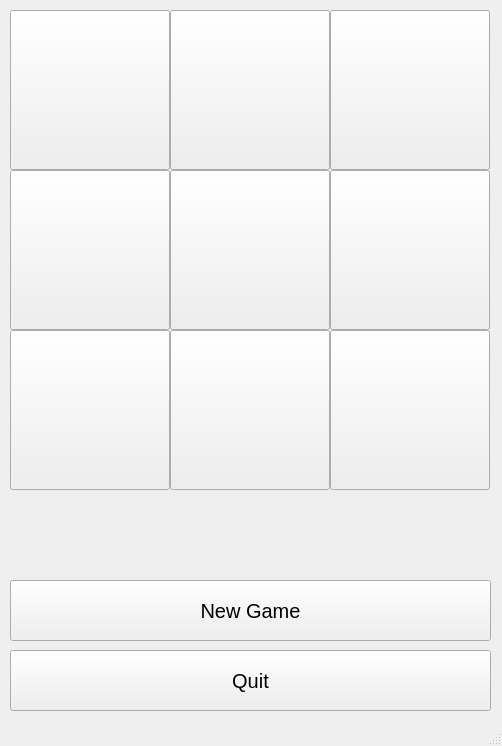
<?xml version="1.0" encoding="UTF-8"?>
<ui version="4.0">
 <class>MainWindow</class>
 <widget class="QMainWindow" name="MainWindow">
  <property name="geometry">
   <rect>
    <x>0</x>
    <y>0</y>
    <width>502</width>
    <height>746</height>
   </rect>
  </property>
  <property name="windowTitle">
   <string>MainWindow</string>
  </property>
  <widget class="QWidget" name="centralwidget">
   <widget class="QPushButton" name="button_00">
    <property name="geometry">
     <rect>
      <x>10</x>
      <y>10</y>
      <width>160</width>
      <height>160</height>
     </rect>
    </property>
    <property name="font">
     <font>
      <pointsize>15</pointsize>
     </font>
    </property>
    <property name="text">
     <string/>
    </property>
   </widget>
   <widget class="QPushButton" name="button_20">
    <property name="geometry">
     <rect>
      <x>10</x>
      <y>330</y>
      <width>160</width>
      <height>160</height>
     </rect>
    </property>
    <property name="font">
     <font>
      <pointsize>15</pointsize>
     </font>
    </property>
    <property name="text">
     <string/>
    </property>
   </widget>
   <widget class="QPushButton" name="button_21">
    <property name="geometry">
     <rect>
      <x>170</x>
      <y>330</y>
      <width>160</width>
      <height>160</height>
     </rect>
    </property>
    <property name="font">
     <font>
      <pointsize>15</pointsize>
     </font>
    </property>
    <property name="text">
     <string/>
    </property>
   </widget>
   <widget class="QPushButton" name="button_02">
    <property name="geometry">
     <rect>
      <x>330</x>
      <y>10</y>
      <width>160</width>
      <height>160</height>
     </rect>
    </property>
    <property name="font">
     <font>
      <pointsize>15</pointsize>
     </font>
    </property>
    <property name="text">
     <string/>
    </property>
   </widget>
   <widget class="QPushButton" name="button_12">
    <property name="geometry">
     <rect>
      <x>330</x>
      <y>170</y>
      <width>160</width>
      <height>160</height>
     </rect>
    </property>
    <property name="font">
     <font>
      <pointsize>15</pointsize>
     </font>
    </property>
    <property name="text">
     <string/>
    </property>
   </widget>
   <widget class="QPushButton" name="button_01">
    <property name="geometry">
     <rect>
      <x>170</x>
      <y>10</y>
      <width>160</width>
      <height>160</height>
     </rect>
    </property>
    <property name="font">
     <font>
      <pointsize>15</pointsize>
     </font>
    </property>
    <property name="text">
     <string/>
    </property>
   </widget>
   <widget class="QPushButton" name="button_10">
    <property name="geometry">
     <rect>
      <x>10</x>
      <y>170</y>
      <width>160</width>
      <height>160</height>
     </rect>
    </property>
    <property name="font">
     <font>
      <pointsize>15</pointsize>
     </font>
    </property>
    <property name="text">
     <string/>
    </property>
   </widget>
   <widget class="QPushButton" name="button_22">
    <property name="geometry">
     <rect>
      <x>330</x>
      <y>330</y>
      <width>160</width>
      <height>160</height>
     </rect>
    </property>
    <property name="font">
     <font>
      <pointsize>15</pointsize>
     </font>
    </property>
    <property name="text">
     <string/>
    </property>
   </widget>
   <widget class="QPushButton" name="button_11">
    <property name="geometry">
     <rect>
      <x>170</x>
      <y>170</y>
      <width>160</width>
      <height>160</height>
     </rect>
    </property>
    <property name="font">
     <font>
      <pointsize>15</pointsize>
     </font>
    </property>
    <property name="text">
     <string/>
    </property>
   </widget>
   <widget class="QPushButton" name="NewGameButton">
    <property name="geometry">
     <rect>
      <x>10</x>
      <y>580</y>
      <width>481</width>
      <height>61</height>
     </rect>
    </property>
    <property name="font">
     <font>
      <pointsize>15</pointsize>
     </font>
    </property>
    <property name="text">
     <string>New Game</string>
    </property>
   </widget>
   <widget class="QPushButton" name="QuitButton">
    <property name="geometry">
     <rect>
      <x>10</x>
      <y>650</y>
      <width>481</width>
      <height>61</height>
     </rect>
    </property>
    <property name="font">
     <font>
      <pointsize>15</pointsize>
     </font>
    </property>
    <property name="text">
     <string>Quit</string>
    </property>
   </widget>
   <widget class="QLabel" name="label">
    <property name="geometry">
     <rect>
      <x>10</x>
      <y>510</y>
      <width>481</width>
      <height>61</height>
     </rect>
    </property>
    <property name="font">
     <font>
      <pointsize>15</pointsize>
     </font>
    </property>
    <property name="text">
     <string/>
    </property>
    <property name="alignment">
     <set>Qt::AlignCenter</set>
    </property>
   </widget>
  </widget>
  <widget class="QStatusBar" name="statusbar"/>
 </widget>
 <resources/>
 <connections/>
</ui>
